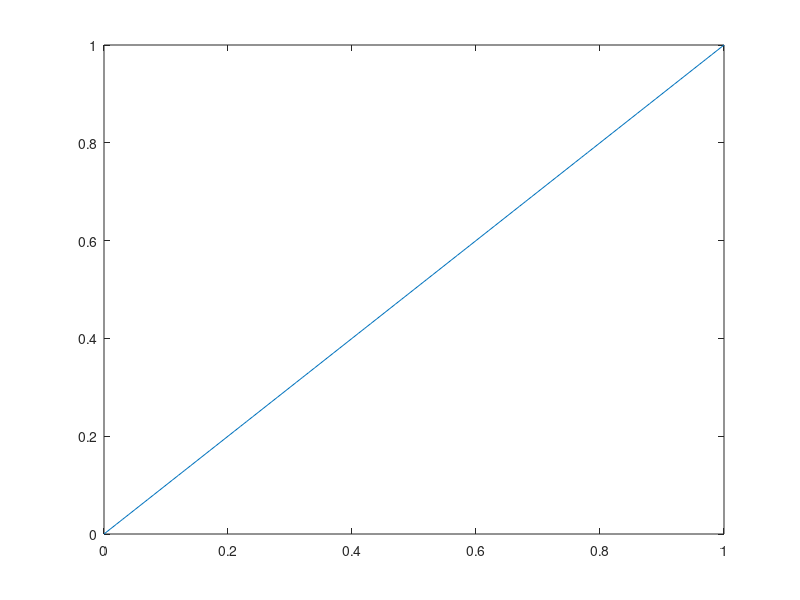

The MATLAB script that drew this image: (Note: this script raises an error after producing the figure.)
h = figure;
axis tight manual % this ensures that getframe() returns a consistent size
filename = 'testAnimated.gif';
for n = 1:0.5:100
    % Draw plot for y = x.^n
    x = 0:0.01:1;
    y = x.^n;
    plot(x,y) 
    drawnow 
      % Capture the plot as an image 
      frame = getframe(h); 
      im = frame2im(frame); 
      [imind,cm] = rgb2ind(im,256); 
      % Write to the GIF File 
      if n == 1 
          imwrite(imind,cm,filename,'gif', 'Loopcount',inf); 
      else 
          imwrite(imind,cm,filename,'gif','WriteMode','append'); 
      end 
end
%%
n = 1:0.5:5;
nImages = length(n);

fig = figure;
for idx = 1:nImages
    y = x.^n(idx);
    plot(x,y,'LineWidth',3)
    title(['y = x^n,  n = ' num2str( n(idx)) ])
    drawnow
    frame = getframe(fig);
    im{idx} = frame2im(frame);
end
close;